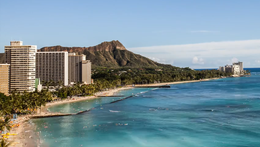
%> input picture Filters/Mutually guided image filtering/demo_muGIF/data/day.png, 260 x 147 px, shrunk from 850 x 481 before the run
$ octave demo_day_night.m   (GNU Octave 9; MATLAB toolbox functions it lacks are replaced by stand-ins)
%> lines starting %> are read from the running program, lines starting %| are printed output that depends on the picture
### Filters/Mutually guided image filtering/demo_muGIF/muGIF.m

function [S,Q] = muGIF(T,R,alpha_t,alpha_r,maxiter,mode)
%--------------------------------------------------------------------------
%A demo code of "Mutually Guided Image Filtering" by Xiaojie Guo
%
%Input: T [target image T_0 in the paper]
%       R [reference image R_0 in the paper]
%       alpha_t [alpha_t in the paper]
%       alpha_r [alpha_r in the paper]
%       maxiter [max number of iterations]
%       mode [0: dynamic/dynamic; 1: static/dynamic; 2: dynamic only]
%Output: S [processed T]
%        Q [processed R]
%--------------------------------------------------------------------------

    T0 = im2double(T);
    R0 = im2double(R);
    t = T0;
    r = R0;
    epsr = 0.01;
    epst = 0.01;

   if mode ==0    % dynamic/dynamic
        for i = 1 :maxiter
            [wrx, wry] = computeTextureWeights(r,epsr);
            [wtx, wty] = computeTextureWeights(t,epst);
            wx = wtx.*wrx;
            wy = wty.*wry;
            t = solveLinearEquation(T0, wx, wy, alpha_t);
            r = solveLinearEquation(R0, wx, wy, alpha_r);
        end
   end
   if mode == 1   % static/dynamic
        [wrx, wry] = computeTextureWeights(r,epsr);
        for i = 1 :maxiter
            [wtx, wty] = computeTextureWeights(t,epst);
            wx = wtx.*wrx;
            wy = wty.*wry;
            t = solveLinearEquation(T0, wx, wy, alpha_t);
        end
   end
   if mode == 2   % dynamic only
        for i = 1 :maxiter
            [wtx, wty] = computeTextureWeights(t,epst);
            wx = wtx.^2;
            wy = wty.^2;
            t = solveLinearEquation(T0, wx, wy, alpha_t);
        end
   end
    S = t;
    Q = r;
end


function [retx, rety] = computeTextureWeights(fin,vareps_s)
   fx = diff(fin,1,2);
   fx = padarray(fx, [0 1], 'post');
   fy = diff(fin,1,1);
   fy = padarray(fy, [1 0], 'post');

   retx = max(max(abs(fx),[],3),vareps_s).^(-1);
   rety = max(max(abs(fy),[],3),vareps_s).^(-1);

   retx(:,end) = 0;
   rety(end,:) = 0;
end


function OUT = solveLinearEquation(IN, wx, wy, lambda)
% WLS
    [r,c,ch] = size(IN);
    k = r*c;
    dx = -lambda*wx(:);
    dy = -lambda*wy(:);
    B(:,1) = dx;
    B(:,2) = dy;
    d = [-r,-1];
    A = spdiags(B,d,k,k);
    e = dx;
    w = padarray(dx, r, 'pre'); w = w(1:end-r);
    s = dy;
    n = padarray(dy, 1, 'pre'); n = n(1:end-1);
    D = 1-(e+w+s+n);
    A = A + A' + spdiags(D, 0, k, k);
    L = ichol(A,struct('michol','on'));

     OUT = IN;
        for ii=1:ch
            tin = IN(:,:,ii);
            [tout,~] = pcg(A, tin(:),.01,max(min(ceil(lambda*100),40),10), L, L');
            OUT(:,:,ii) = reshape(tout, r, c);
        end
end

### Filters/Mutually guided image filtering/demo_muGIF/demo_day_night.m
clear all;close all;clc
addpath(genpath('./'))

%% Read images
I = imresize(im2double(imread('day.png')),1);
I2 = imresize(im2double(imread('night.png')),1);
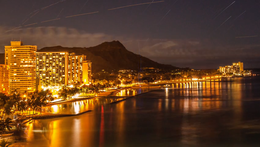
%> input picture Filters/Mutually guided image filtering/demo_muGIF/data/night.png, 260 x 147 px, shrunk from 850 x 481 before the run
figure;imshow(I);
figure;imshow(I2)
%% Mutual structure extraction
alpha_t = .06;
alpha_r = .06;
N_iter =10;
mode = 0; %mode = 0 dynamic/dynamic
          % mode = 1; % static/dynamic
          % mode = 2; % dynamic only
tic
[T,R] = muGIF(I,I2,alpha_t,alpha_r,N_iter,mode)  ;
%> the loop in muGIF, `for i = 1 :maxiter` made 10 passes
%> pass 1, in computeTextureWeights, `fx = diff(fin,1,2);`:
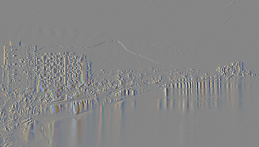
%> fx: size 147x259x3 double; mean R, G, B -0.00132, -0.000665, 5.83e-05; drawn with min black and max white
%> pass 1, in computeTextureWeights, `fx = padarray(fx, [0 1], 'post');`:
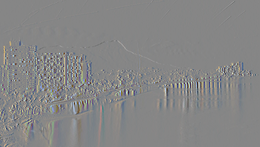
%> fx: size 147x260x3 double; mean R, G, B -0.00131, -0.000662, 5.81e-05; drawn with min black and max white
%> pass 1, in computeTextureWeights, `fy = diff(fin,1,1);`:
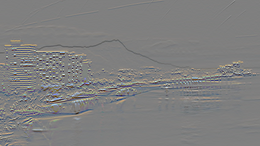
%> fy: size 146x260x3 double; mean R, G, B 0.000908, 0.000181, -0.000931; drawn with min black and max white
%> pass 1, in computeTextureWeights, `fy = padarray(fy, [1 0], 'post');`:
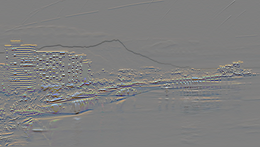
%> fy: size 147x260x3 double; mean R, G, B 0.000902, 0.000179, -0.000925; drawn with min black and max white
%> in muGIF, `S = t;`:
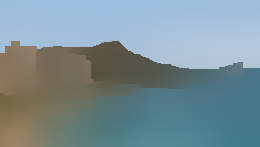
%> S: size 147x260x3 double; mean R, G, B 0.481, 0.564, 0.595
%> in muGIF, `Q = r;`:
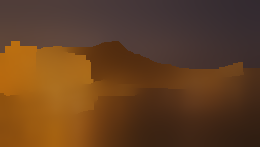
%> Q: size 147x260x3 double; mean R, G, B 0.389, 0.25, 0.134
toc
figure;imshow(T);
figure;imshow(R);
